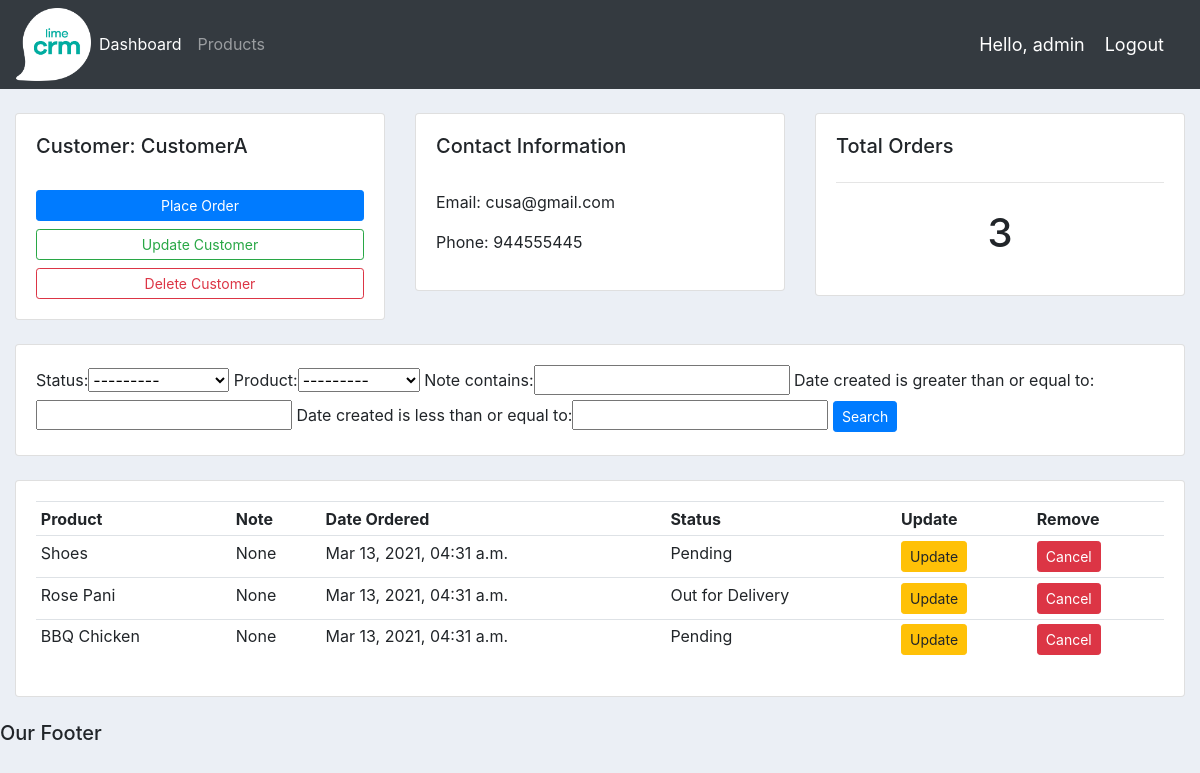
/customer/12/ (signed in), run on the app's committed database.
### accounts/models.py (models this page shows, shortened)
class Customer(models.Model):
    user=models.OneToOneField(User,null=True,on_delete=models.CASCADE)
    name=models.CharField(max_length=200,null=True)
    phone=models.CharField(max_length=200,null=True)
    email=models.CharField(max_length=200,null=True)
    date_created=models.DateTimeField(auto_now_add=True,null=True)
    @property
    def orders(self):
        order_count=self.order_set.all().count()
        return order_count

class Order(models.Model):
    STATUS=(('Pending','Pending'),
            ('Out for Delivery','Out for Delivery'),
            ('Delivered','Delivered'),
           )
    status=models.CharField(max_length=200,null=True,choices=STATUS)
    date_created=models.DateTimeField(auto_now_add=True,null=True)
    customer=models.ForeignKey(Customer,null=True,on_delete=models.SET_NULL)
    product=models.ForeignKey(Product,null=True,on_delete=models.SET_NULL)
    note=models.CharField(max_length=200,null=True)

class Product(models.Model):
    CATEGORY=(('Indoor','Indoor'),
              ('Outdoor','Outdoor'),
             )
    name=models.CharField(max_length=200,null=True)
    description=models.CharField(max_length=200,null=True,blank=True)
    price=models.FloatField(null=True)
    category=models.CharField(max_length=200,null=True,choices=CATEGORY)
    date_created=models.DateTimeField(auto_now_add=True,null=True)
    tags=models.ManyToManyField(Tag,null=True)
    def __str__(self):
        return self.name

### accounts/decorators.py (the view)
        def wrapper_func(request,*args,**kwargs):
            group=''
            if request.user.groups.exists():
                group=request.user.groups.all()[0].name
            if group in allowed_roles:
                return view_func(request,*args,**kwargs)
            else:
                return HttpResponse('You are not allowed to view this page')

### accounts/views.py (called while the page is built)
@login_required(login_url='/login/')
@allowed_users(allowed_roles=['admin'])
def customers(request,id):
    customer=Customer.objects.get(id=id)
    total_orders=customer.orders
    orders=customer.order_set.all().order_by('-id')
    my_filter=OrderFilter(request.GET,queryset=orders)
    orders=my_filter.qs
    user=False
    return render(request,"accounts/customer.html",{'customer':customer,'orders':orders,'total_orders':total_orders,'myfilter':my_filter,'user':user})

### templates/accounts/customer.html
{% extends 'base.html' %}
{% block content %}
<br>
<div class="row">
    <div class="col-md">
        <div class="card card-body">
            <h5>Customer: {{customer.name}}</h5>
            <br>
            <a class="btn btn-primary btn-sm btn-block" href="{% url 'create_order' customer.id %}">Place Order</a>
            <a class="btn btn-outline-success btn-sm btn-block" href="{% url 'update_customer' customer.id %}">Update Customer</a>
            <a class="btn btn-outline-danger btn-sm btn-block" href="{% url 'delete_customer' customer.id %}">Delete Customer</a>
        </div>
    </div>
    <div class="col-md">
        <div class="card card-body">
            <h5>Contact Information</h5>
            <br>
            <p>Email: {{customer.email}}</p>
            <p>Phone: {{customer.phone}}</p>
        </div>
    </div>
    <div class="col-md">
        <div class="card card-body">
            <h5>Total Orders</h5>
            <hr>
            <h1 style="text-align: center; padding: 10px;">{{customer.orders}}</h1>
        </div>
    </div>
</div>
<br>
<div class="row">
    <div class="col-md">
        <div class="card card-body">
            <form method='GET'>
                {{myfilter.form}}
                <button class="btn btn-primary btn-sm">Search</button>
            </form>
        </div>
    </div>
</div>
<br>
<div class="row">
    <div class=col-md>
        <div class="card card-body">
            <table class="table table-sm">
                <tr>
                    <th>Product</th>
                    <th>Note</th>
                    <th>Date Ordered</th>
                    <th>Status</th>
                    <th>Update</th>
                    <th>Remove</th>
                </tr>
                {% for order in orders %}
                    <tr>
                        <td>{{order.product.name}}</td>
                        <td>{{order.note}}</td>
                        <td>{{order.date_created|date:'M d, Y, h:i a'}}</td>
                        <td>{{order.status}}</td>
                        <td><a class="btn btn-warning btn-sm" href="{% url 'update_order' order.id %}">Update</a></td>
                        <td><a class="btn btn-danger btn-sm" href="{% url 'delete_order' order.id%}">Cancel</a></td>
                    </tr>
                {% endfor %}
            </table>
        </div>
    </div>
</div>
{% endblock %}

### templates/accounts/navbar.html (shortened to what this page needs)
{% load static %}
<nav class="navbar navbar-expand-lg navbar-dark bg-dark">
    <img src="{% static 'images/logo.png' %}" style="width: 75px;"/>
    <div class="collapse navbar-collapse" id="navbarSupportedContent">
      <ul class="navbar-nav mr-auto">
        <li class="nav-item active">
          <a class="nav-link" href="{% url 'index' %}">Dashboard</a>
        </li>
        {%if not user %}
        <li class="nav-item">
          <a class="nav-link" href="{% url 'products' %}">Products</a>
        </li>
        {% endif %}
      </ul>
    </div>
    <span class="hello-msg">Hello, {{request.user}}</span>
    <span class="hello-msg"><a href="{% url 'logout' %}">Logout</a></span>
  </nav>

### static/css/main.css (style rules this page uses)
body { background-color: #ebeff5; }

### templates/accounts/navbar.html (style rules this page uses)
.hello-msg { color:white; font-size: 18px; margin-right: 20px; }
.hello-msg a { color: white; }

### data on the page
Customer: name "CustomerA", email "cusa@gmail.com", phone "944555445", orders "3"
Order: product.name "Shoes", note "None", date_created "Mar 13, 2021, 04:31 a.m.", status "Pending"
Order: product.name "Rose Pani", note "None", date_created "Mar 13, 2021, 04:31 a.m.", status "Out for Delivery"
Order: product.name "BBQ Chicken", note "None", date_created "Mar 13, 2021, 04:31 a.m.", status "Pending"

### other printed values
{{ request.user }} "admin"
